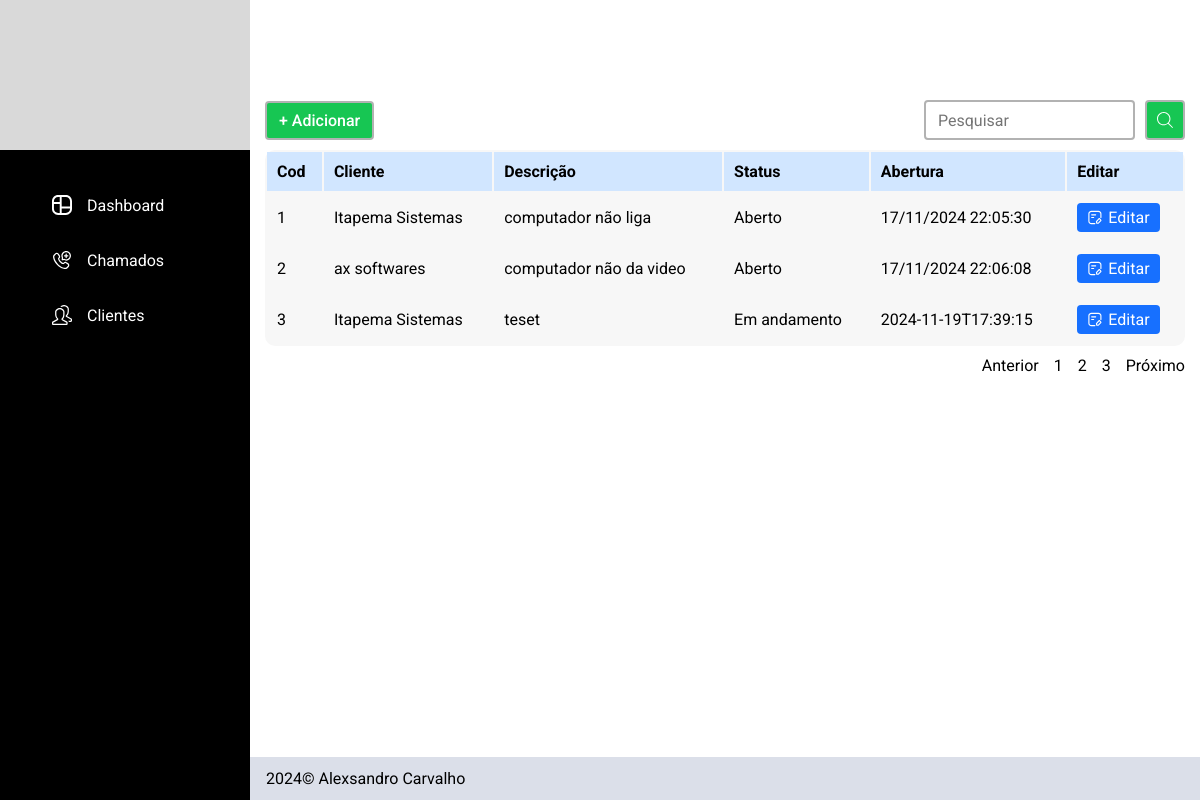
/chamados, run on the app's committed database.
### tables this page shows
CREATE TABLE chamados (
id INTEGER PRIMARY KEY,
usuario_id INTEGER NOT NULL,
cliente_id INTEGER NOT NULL,
status TEXT NOT NULL,
defeitos TEXT NOT NULL,
emissao TEXT NOT NULL,
encerramento TEXT,
descricao TEXT NOT NULL,
solucao TEXT,
FOREIGN KEY (usuario_id) REFERENCES usuarios (id),
FOREIGN KEY (cliente_id) REFERENCES clientes (id)
);

CREATE TABLE clientes (
               id INTEGER PRIMARY KEY,
               usuario_id INTEGER,
               nome TEXT NOT NULL,
               cpf_cnpj TEXT NOT NULL,
               telefone TEXT NOT NULL,
               logradouro TEXT NOT NULL,
               bairro TEXT NOT NULL,
               numero INTEGER,
               complemento TEXT,
               cidade TEXT NOT NULL,
               uf TEXT NOT NULL,
               cep TEXT,
               FOREIGN KEY (usuario_id) REFERENCES usuarios (id) 
               );

### app.py (the view, shortened to what this page needs)
@app.route("/chamados")
def chamados():
    db = opendb()
    cursor = db.cursor()
    pesquisa = request.args.get("pesquisa")
    page = request.args.get("pagina", 1, type=int)
    per_page = 3
    offset = (page - 1) * per_page
    if not pesquisa:
        cursor.execute("SELECT COUNT(*) as total FROM chamados WHERE usuario_id = ?", (USER,))
        total_query = cursor.fetchone()
        total_pages = total_query["total"]
        cursor.execute("SELECT chamados.id, clientes.nome, descricao, status, emissao FROM chamados JOIN clientes ON chamados.cliente_id = clientes.id WHERE chamados.usuario_id = ? LIMIT ? OFFSET ?", (USER, per_page, offset))
    chamados = cursor.fetchall()
    total_pages = math.ceil((total_pages / per_page))
    closedb(db)
    return render_template("chamados.html", chamados=chamados, page=page, total_pages=total_pages)

### app.py (called while the page is built)
def opendb():
    connection = sqlite3.connect("sistema_chamados.db")
    connection.row_factory = sqlite3.Row
    return connection

def closedb(connection):
    connection.close()

### templates/chamados.html
{% extends "layout.html" %}
{% block header %}
    <section class="conteudo_header pesquisar_container">
        <div class="campo_pesquisa">
            <div>
                <a class="btn_adicionar" href="/cadastrar_chamados">+ Adicionar</a>
            </div>
            <div>
                <form action="/chamados" method="get" class="formulario_pesquisar">
                    <input type="text" id="pesquisar_chamado" name="pesquisa" placeholder="Pesquisar">
                    <button><img src="../static/img/icon/pesquisar.svg"></button>
                </form>
            </div>
        </div>
    </section>
{% endblock %}
{% block principal %}
    <div class="tabela_content">
        <table class="tabela">
            <thead>
                <tr >
                    <th>Cod</th>
                    <th>Cliente</th>
                    <th>Descrição</th>
                    <th>Status</th>
                    <th>Abertura</th>
                    <th>Editar</th>
                </tr>
            </thead>
            <tbody>
                {% if chamados|length == 0 %}
                    <tr>
                        <td class="full_row" colspan="6">Nenhum chamado encontrado</td>
                    </tr>
                {% else %}
                    {% for chamado in chamados %}
                        <tr>
                            <td>{{ chamado["id"] }}</td>
                            <td>{{ chamado["nome"] }}</td>
                            <td>{{ chamado["descricao"] }}</td>
                            <td>{{ chamado["status"] | capitalize }}</td>
                            <td>{{ chamado["emissao"] }}</td>
                            <td class="btn_editar"><a href="/editar_chamado?chamado={{ chamado['id'] }}"><img src="../static/img/icon/editar.svg">Editar</a></td>
                        </tr>
                    {% endfor %}
                {% endif %}
            </tbody>
        </table>
        <div class="nav_tabela_content">
            <ul class="nav_tabela">
                <li><a href="/chamados?pagina={% if page > 1 %}{{ page - 1 }}{% else %}{{ page }}{% endif %}" class="anterior">Anterior</a></li>
                {% for page in range(total_pages) %}
                    <li><a href="/chamados?pagina={{ page + 1 }}">{{ page + 1 }}</a></li>
                {% endfor %}
                <li><a href="/chamados?pagina={% if (page + 1) <= total_pages %}{{ page + 1 }}{% else %}{{total_pages}}{% endif %}" class="proximo">Próximo</a></li>
            </ul>
        </div>
    </div>
{% endblock %}

### static/css/estilo.css (style rules this page uses)
body { margin: 0px; font-family: "Roboto"; }
img { display: block; max-width: 100%; }
label, input { display: block; }
button { background: none; border: none; padding: 0; cursor: pointer; }
h1, h2, h3, h4, p, ul { margin: 0px; }
a { text-decoration: none; color: inherit; display: inline-block; }
ul { padding: 0; list-style: none; }

### static/css/cores.css (style rules this page uses)
:root { --azul: #1770FF; --azulClaro: #D1E6FF; --branco: #ffffff; --pretoSidebar: #0D0E12; --cinzaFooter : #DBDFE9; --verde: #17C653; --amarelo: #F6C000; --vermelho: #F8285A; --cinzaBorda: #B2B2B2; }

### static/css/dashboard.css (style rules this page uses)
.conteudo_principal, .conteudo_header { padding: 0 15px; }
.conteudo_header { height: 150px; }

### static/css/chamados.css (style rules this page uses)
.tabela_content { max-width: 1100px; margin: 0 auto; }
.tabela { width: 100%; grid-column: span 2; background: #F7F7F7; text-align: left; border-radius: 10px; margin-bottom: 10px; }
.tabela thead { background: var(--azulClaro); }
.tabela td, .tabela th { padding: 10px; }
.btn_editar a { display: flex; gap: 5px; width: max-content; background: var(--azul); color: var(--branco); padding: 5px 10px; border-radius: 4px; }
.pesquisar_container { max-width: 1100px; margin: 0 auto; display: flex; align-items: end; }
.campo_pesquisa { display: flex; justify-content: space-between; width: 100%; margin-bottom: 10px; align-items: end; }
.formulario_pesquisar { display: flex; gap: 10px; }
.campo_pesquisa input { font-family: "Roboto"; font-size: 1rem; padding: 5px 12px; border-radius: 4px; border: 2px solid var(--cinzaBorda); }
.campo_pesquisa button { background: var(--verde); padding: 10px; border-radius: 4px; border: 2px solid var(--cinzaBorda); }
.btn_adicionar { font-weight: 500; color: var(--branco); display: inline-block; background: var(--verde); padding: 8px 12px; border-radius: 4px; border: 2px solid var(--cinzaBorda); }
.nav_tabela_content { display: flex; justify-content: end; }
.nav_tabela { display: flex; gap: 15px; }

### data on the page
chamados: id "1", nome "Itapema Sistemas", descricao "computador não liga", status "Aberto", emissao "17/11/2024 22:05:30"
chamados: id "2", nome "ax softwares", descricao "computador não da video", status "Aberto", emissao "17/11/2024 22:06:08"
chamados: id "3", nome "Itapema Sistemas", descricao "teset", status "Em andamento", emissao "2024-11-19T17:39:15"

### other printed values
{{ page + 1 }} "1" "2" "3"
